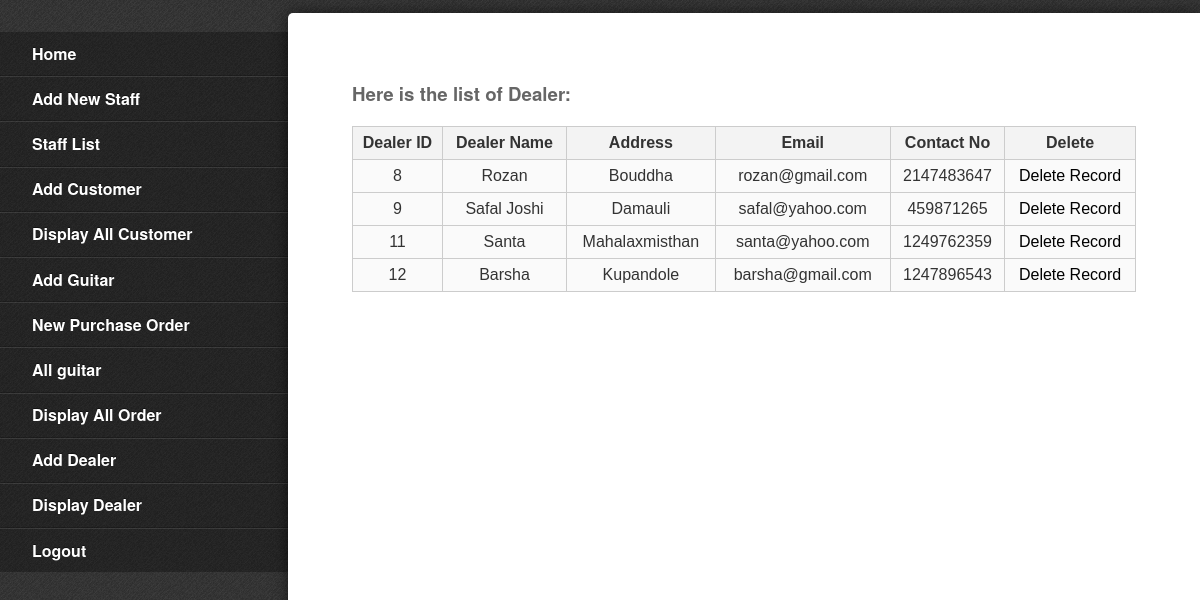
The page /admin/display_dealer.php (signed in) on the database its author committed.
### tables this page shows
CREATE TABLE IF NOT EXISTS `dealer` (
  `id` int(11) NOT NULL AUTO_INCREMENT,
  `dealer_name` varchar(50) NOT NULL,
  `address` varchar(30) NOT NULL,
  `email` varchar(35) NOT NULL,
  `contact` int(11) NOT NULL,
  PRIMARY KEY (`id`)
);

### admin/display_dealer.php (the view)
<?php
          include('header.php');
          $dbcon = mysqli_connect('localhost','root','root','sandesh') or die(mysqli_error());
          $getdata = "SELECT * FROM dealer";
          if($result = mysqli_query($dbcon,$getdata))
          {
          echo "<h3>Here is the list of Dealer:</h3>";
          echo "<table style: border 1px solid white>";
          echo "<tr>
                    <th>Dealer ID</th>
                    <th>Dealer Name</th>
                    <th>Address</th>
                    <th>Email</th>
                    <th>Contact No</th>
                    <th>Delete</th>
                </tr>";
          while ($row = mysqli_fetch_array($result)) {
            echo "<tr><td>";
            echo $row['id'];
            echo "</td><td>";
            echo $row['dealer_name'];
            echo "</td><td>";
            echo $row['address'];
            echo "</td><td>";
            echo $row['email'];
            echo "</td><td>";
            echo $row['contact'];
            echo "</td><td>";
          ?>
            <a href="delete_dealer.php?id=<?php echo $row['id'] ?>" onclick="return confirm('Are you sure?')"
               style="text-decoration: none; color: black">Delete Record</a>
<?php
    echo "</td></tr>";
          }
          echo "</table>";
        }
        include('../common/footer.php');
?>

### css/nav.css (style rules this page uses)
body,div, h1,h2,p, ol,ul,li { margin: 0; padding: 0; border: 0; }
html, body { min-height: 100%; }
body { min-width: 290px; -webkit-font-smoothing: antialiased; -webkit-text-size-adjust: 100%; -ms-text-size-adjust: 100%; text-size-adjust: 100%; background: #444 url("../images/debut_dark.png") repeat; color: #666; font: normal 100%/1.5 "Helvetica Neue", Helvetica, Arial, sans-serif; }
a { color: #f4f4f4; text-decoration: none; }

### css/style.css (style rules this page uses)
table { color: #333; font-family: Helvetica, Arial, sans-serif; width: 100%; border-collapse:collapse; border-spacing: 0; }
td, th { border: 1px solid #CCC; height: 30px; }
th { background: #F3F3F3; font-weight: bold; }
td { background: #FAFAFA; text-align: center; }

### rows shown on the page
dealer: id "8", dealer_name "Rozan", address "Bouddha", email "rozan@gmail.com", contact "2147483647"
dealer: id "9", dealer_name "Safal Joshi", address "Damauli", email "safal@yahoo.com", contact "459871265"
dealer: id "11", dealer_name "Santa", address "Mahalaxmisthan", email "santa@yahoo.com", contact "1249762359"
dealer: id "12", dealer_name "Barsha", address "Kupandole", email "barsha@gmail.com", contact "1247896543"
